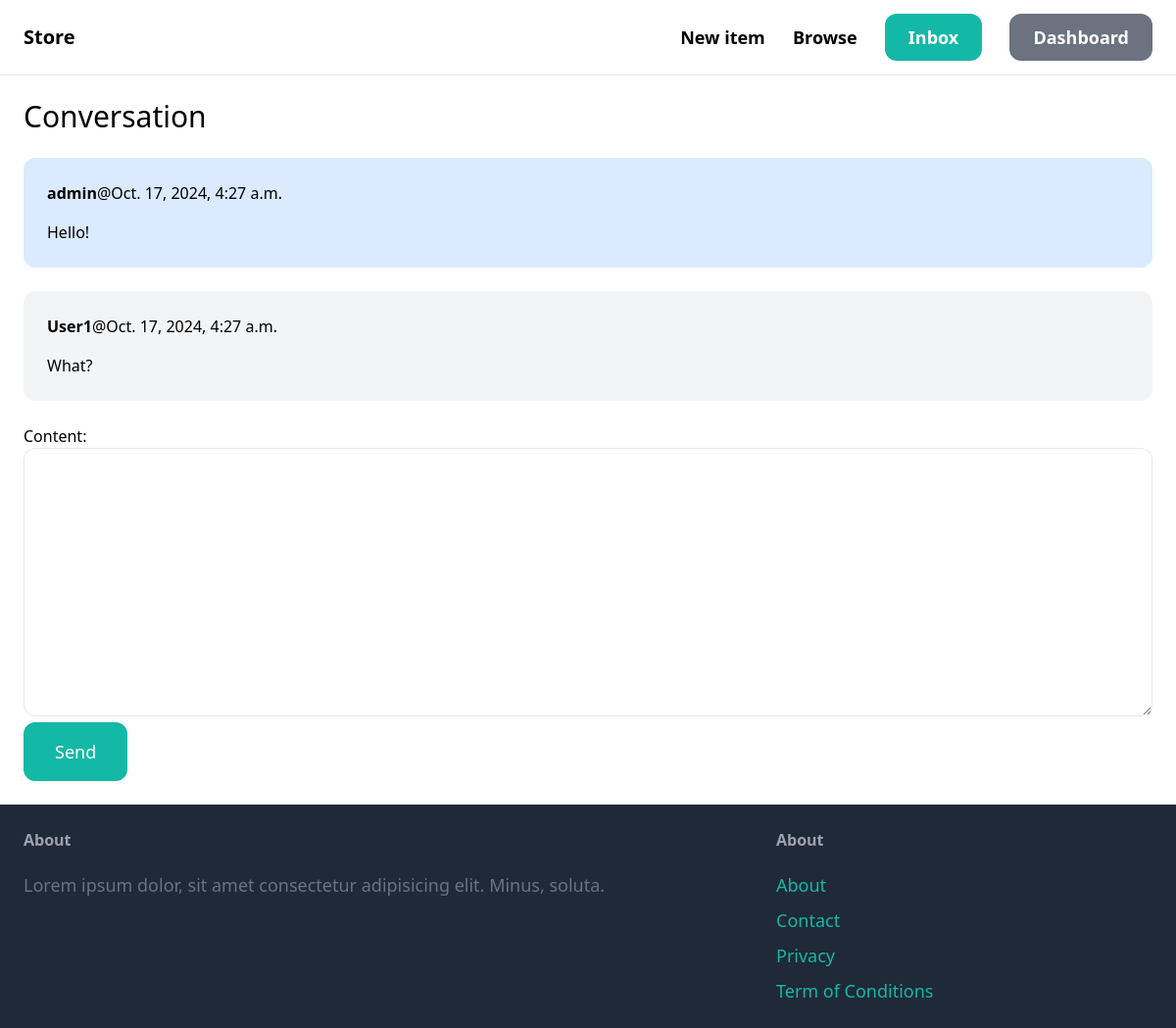
The page /inbox/1/ (signed in) on the database its author committed.
### communication/models.py (models this page shows)
class ConversationMessage(models.Model):
    conversation = models.ForeignKey(Conversation,related_name = "messages",on_delete=models.CASCADE)
    content = models.TextField()
    created_at = models.DateTimeField(auto_now_add=True)
    created_by = models.ForeignKey(User, related_name='created_messages', on_delete = models.CASCADE)

### communication/views.py (the view)
# urls.py: path('<int:pk>/',views.detail,name="detail"),
@login_required
def detail(request, pk):
    conversation = Conversation.objects.filter(members__in=[request.user.id]).get(pk=pk)
    if request.method == "POST":
        form = ConversationMessageForm(request.POST)
        if form.is_valid():
            conversation_message = form.save(commit=False)
            conversation_message.conversation = conversation
            conversation_message.created_by = request.user
            conversation_message.save()
            conversation.save()
            return redirect("communication:detail", pk=pk)
    else:
        form = ConversationMessageForm()
    return render(request, 'conversation/detail.html', {
        'conversation': conversation,
        'form': form
    })

### communication/forms.py
class ConversationMessageForm(forms.ModelForm):
    class Meta():
        model = ConversationMessage
        fields = ('content',)
        widgets = {
            'content':forms.Textarea(attrs={
                'class':'w-full py-4 px-6 rounded-xl border'
            })
        }

### communication/templates/conversation/detail.html (shortened to what this page needs)
{% extends 'core/base.html' %}
{%block content %}
<h1 class="mb-6 text-3xl">Conversation</h1>
<div class="space-y-6">
    {% for message in conversation.messages.all %}
        <div class="p-6 flex {% if message.created_by == request.user %} bg-blue-100 {%else%} bg-gray-100 {% endif %} rounded-xl">
           <div>
              <p class="mb-4"><strong>{{message.created_by.username}}</strong>@{{message.created_at}}</p>
              <p>{{message.content}}
           </div>
        </div>
    {%endfor%}
</div>
<form method="post" action="." class="mt-6">
    {{form.as_p}}
    <button class="py-4 px-8 text-lg bg-teal-500 hover:bg-teal-700 rounded-xl text-white">Send</button>
</form>
{%endblock%}

### rows shown on the page
ConversationMessage: created_by.username "admin", created_at "Oct. 17, 2024, 4:27 a.m.", content "Hello!"
ConversationMessage: created_by.username "User1", created_at "Oct. 17, 2024, 4:27 a.m.", content "What?"
